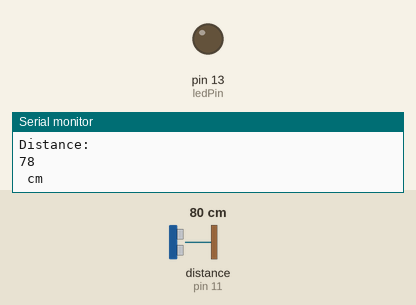
A sketch run on a simulated Arduino Uno, built with avr-gcc and run on an emulated ATmega328P. Parts: output pins drawn as LEDs (lit = HIGH), the last lines printed to the serial monitor. Wiring (inferred from the names in the program): ultrasonic range finder: trigger pin 12; echo pin 11. Inputs (shaded band) come from the test bench; at power-on: distance to the obstacle (sensor on pin 11) 80 cm. The echo pulse lasts 58.3 µs per cm; pins used as bus, display or sensor lines are not drawn.

Above: at 1.2 s.
1.3 s: distance to the obstacle (sensor on pin 11) set to 54 cm
2.8 s: distance to the obstacle (sensor on pin 11) set to 46 cm
At 3.9 s:
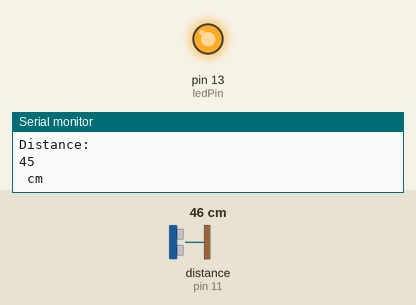
4.3 s: distance to the obstacle (sensor on pin 11) set to 60 cm
At 5.5 s:
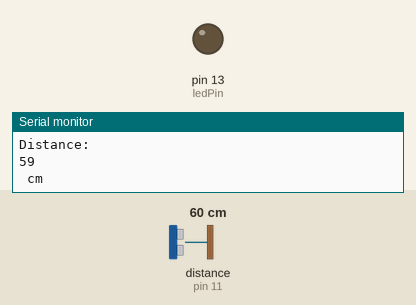
5.8 s: distance to the obstacle (sensor on pin 11) set to 2 cm
At 6.5 s:
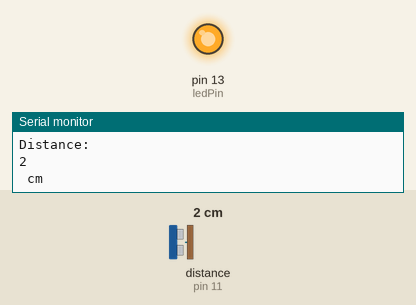
Timing chart, 0 to 8.3 s (numbered marks = the images above; inputs shaded):
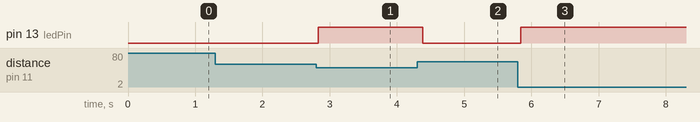

The sketch:

ultrasounds.ino
```cpp
// Define the pins for the ultrasonic sensor
const int trigPin = 12;
const int echoPin = 11;

// Define the pin for the LED
const int ledPin = 13;

// Define variables for storing distance and duration
long duration;
int distance;

void setup() {
  // Initialize serial communication
  Serial.begin(9600);

  // Set trigPin as OUTPUT and echoPin as INPUT
  pinMode(trigPin, OUTPUT);
  pinMode(echoPin, INPUT);

  // Set ledPin as OUTPUT
  pinMode(ledPin, OUTPUT);
}

void loop() {
  // Clear the trigger pin
  digitalWrite(trigPin, LOW);
  delayMicroseconds(2);

  // Send a 10 microsecond pulse to trigger the ultrasonic sensor
  digitalWrite(trigPin, HIGH);
  delayMicroseconds(10);
  digitalWrite(trigPin, LOW);

  // Read the duration of the pulse from echoPin
  duration = pulseIn(echoPin, HIGH);

  // Calculate distance in centimeters
  distance = duration * 0.034 / 2;

  // Print distance to serial monitor
  Serial.println("Distance: ");
  Serial.println(distance);
  Serial.println(" cm");

  // Turn on LED if an object is detected within 50 cm
  if (distance < 50) {
    digitalWrite(ledPin, HIGH); // Turn on LED
  } else {
    digitalWrite(ledPin, LOW); // Turn off LED
  }

  // Wait a short delay before taking the next reading
  delay(100);
}
```

Measured:
- the behaviour switches between 51 and 50 cm on distance to the obstacle (sensor on pin 11) (found by bisection; images 0 and 1)
- after the input at 2.8 s, pin 13 (ledPin): LOW → HIGH at once
- after the input at 4.3 s, pin 13 (ledPin): HIGH → LOW after 0.08 s
- after the input at 5.8 s, pin 13 (ledPin): LOW → HIGH at once
